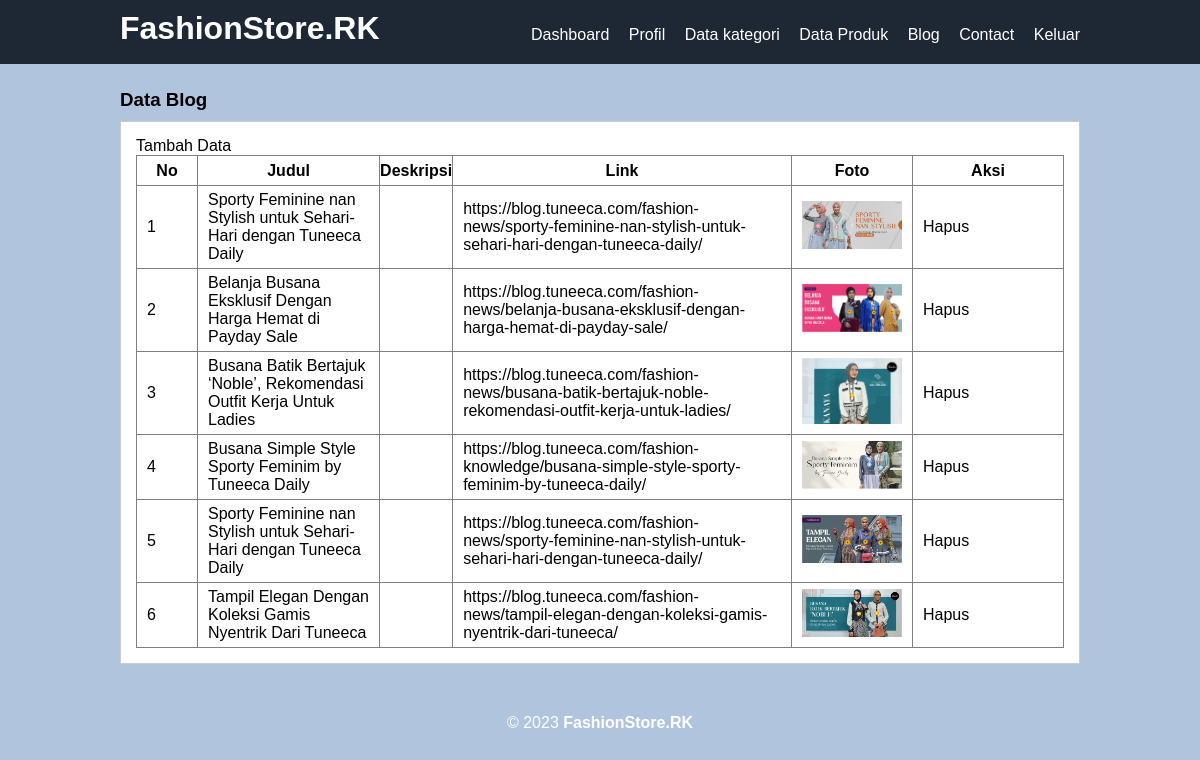
The page /data-blog.php (signed in) on the database its author committed.
### tables this page shows
CREATE TABLE `blog` (
  `id` int(11) NOT NULL,
  `judul` varchar(255) NOT NULL,
  `deskripsi` text DEFAULT NULL,
  `link` varchar(255) DEFAULT NULL,
  `foto` varchar(255) DEFAULT NULL
);

### data-blog.php (the view, shortened to what this page needs)
<?php
	include 'db.php';
 ?>
<!DOCTYPE html>
<html>
<head>
	<link rel="stylesheet" type="text/css" href="css/style.css">
</head>
<body>
	<header>
		<div class="countainer">
			<h1><a href="dashboard.php"> FashionStore.RK</h1>
				<ul>
					<li><a href="dashboard.php">Dashboard</a></li>
					<li><a href="profil.php">Profil</a></li>
					<li><a href="data-kategori.php">Data kategori</a></li>
					<li><a href="data-produk.php">Data Produk</a></li>
					<li><a href="data-blog.php">Blog</a></li>
					<li><a href="addres.php">Contact</a></li>
					<li><a href="index.php">Keluar</a></li>
				</ul>
			</div>
	</header>
	<div class="section">
		<div class="countainer">
			<h3>Data Blog</h3>
			<div class="box">
				<p><a href="tambah-blog.php"><i class="fa fa-plus"></i>Tambah Data</a></p>
				<table border="1" cellspacing="0" class="table">
					<thead>
						<tr>
							<th width="60px">No</th>
							<th>Judul</th>
							<th>Deskripsi</th>
							<th>Link</th>
							<th>Foto</th>
							<th width="150px">Aksi</th>
						</tr>
					</thead>
					<tbody>
						<?php
							$no = 1;
							$blogs = mysqli_query($conn, "SELECT * FROM blog ORDER BY id DESC");
							if(mysqli_num_rows($blogs) > 0){
								while($row = mysqli_fetch_array($blogs)){
						?>
						<tr>
							<td><?php echo $no++ ?></td>
							<td><?php echo $row['judul'] ?></td>
							<td><?php echo $row['deskripsi'] ?></td>
							<td><?php echo $row['link'] ?></td>
							<td><img src="<?php echo 'foto/' . $row['foto']; ?>" width="100px"></td>
							<td>
								 <a href="hapus-blog.php?id=<?php echo $row['id'] ?>" onclick="return confirm('Yakin ingin menghapus data?')">Hapus</a>
							</td>
						</tr>
						<?php
								}
							} else {
						?>
						<tr>
							<td colspan="6">Tidak ada data</td>
						</tr>
						<?php
							}
						?>
					</tbody>
				</table>
			</div>
		</div>
	</div>
	<footer>
		<div class="countainer">
			<p style="text-align:center; color:white;">&copy; 2023 <b> FashionStore.RK</p>
		</div>
	</footer>
</body>
</html>

### css/style.css (style rules this page uses)
* { padding: 0; margin: 0; font-family: 'Quicksand', sans-serif; }
body { background-color: #B0C4DE; }
a { color: inherit; text-decoration: none; }
header { background-color: #1d2834; color: #fff; }
header h1 { float: left; padding: 10px 0; }
header ul { float: right; }
header ul li { display: inline-block; }
header ul li a { padding:20px 0 20px 15px; display: inline-block; }
.countainer { width: 80%; margin:0 auto; }
.countainer:after { content: ''; display: block; clear: both; }
.section { padding:25px 0; }
.box { background-color: #fff; border:1px solid #ccc; padding:15px; box-sizing: border-box; margin: 10px 0 25px 0; }
.box:after { content: ''; display: block; clear: both; }
.table { width: 100%; border-collapse: collapse; }
.table tr { height: 30px; }
.table tr td { padding: 5px 10px; }

### rows shown on the page
blog: judul "Sporty Feminine nan Stylish untuk Sehari-Hari dengan Tuneeca Daily", link "https://blog.tuneeca.com/fashion-news/sporty-feminine-nan-stylish-untuk-sehari-hari-dengan-tuneeca-daily/", foto (picture)
blog: judul "Belanja Busana Eksklusif Dengan Harga Hemat di Payday Sale", link "https://blog.tuneeca.com/fashion-news/belanja-busana-eksklusif-dengan-harga-hemat-di-payday-sale/", foto (picture)
blog: judul "Busana Batik Bertajuk ‘Noble’, Rekomendasi Outfit Kerja Untuk Ladies", link "https://blog.tuneeca.com/fashion-news/busana-batik-bertajuk-noble-rekomendasi-outfit-kerja-untuk-ladies/", foto (picture)
blog: judul "Busana Simple Style Sporty Feminim by Tuneeca Daily", link "https://blog.tuneeca.com/fashion-knowledge/busana-simple-style-sporty-feminim-by-tuneeca-daily/", foto (picture)
blog: judul "Sporty Feminine nan Stylish untuk Sehari-Hari dengan Tuneeca Daily", link "https://blog.tuneeca.com/fashion-news/sporty-feminine-nan-stylish-untuk-sehari-hari-dengan-tuneeca-daily/", foto (picture)
blog: judul "Tampil Elegan Dengan Koleksi Gamis Nyentrik Dari Tuneeca", link "https://blog.tuneeca.com/fashion-news/tampil-elegan-dengan-koleksi-gamis-nyentrik-dari-tuneeca/", foto (picture)
